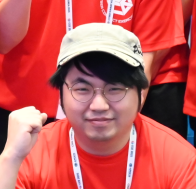
#> input picture 트렌드/model-to-deep/source.png, 196 x 189 px; its folder holds 2 pictures in this run
$ python image_generator.py
#> lines starting #> are read from the running program, lines starting #| are printed output that depends on the picture

from PIL import Image, ImageEnhance, ImageOps
import os
import random

def generate_variations(source_image_path, output_dir, num_variations=100):
#> called with source_image_path = 'source.png', output_dir = 'variations', num_variations = 100
    if not os.path.exists(output_dir):
        os.makedirs(output_dir)

    base_image = Image.open(source_image_path)
#> base_image is the input picture: PIL image 196x189 RGBA; mean R, G, B, A 195.3, 88.9, 88.5, 255

    for i in range(num_variations):
        variant_image = base_image.copy()

        # Add random brightness and contrast changes
        enhancer = ImageEnhance.Brightness(variant_image)
        variant_image = enhancer.enhance(random.uniform(0.7, 1.3))
        enhancer = ImageEnhance.Contrast(variant_image)
        variant_image = enhancer.enhance(random.uniform(0.7, 1.3))
        enhancer = ImageEnhance.Color(variant_image)
        variant_image = enhancer.enhance(random.uniform(0.7, 1.3))

        # Add slight rotation
        variant_image = variant_image.rotate(random.uniform(-10, 10))

        # Add slight scaling
        scale_factor = random.uniform(0.9, 1.1)
        new_size = (int(variant_image.width * scale_factor), int(variant_image.height * scale_factor))
        variant_image = variant_image.resize(new_size)

        # Crop back to original size
        left = (variant_image.width - base_image.width) / 2
        top = (variant_image.height - base_image.height) / 2
        right = (variant_image.width + base_image.width) / 2
        bottom = (variant_image.height + base_image.height) / 2
        variant_image = variant_image.crop((left, top, right, bottom))

        variant_image.save(os.path.join(output_dir, f"variant_{i}.png"))
#> this loop made 100 passes
#> pass 1, in generate_variations, `variant_image = enhancer.enhance(random.uniform(0.7, 1.3))`:
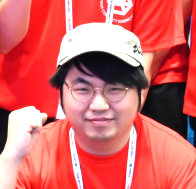
#> variant_image: PIL image 196x189 RGBA; mean R, G, B, A 213.2, 103.2, 103.5, 255
#> pass 1, in generate_variations, `variant_image = variant_image.rotate(random.uniform(-10, 10))`:
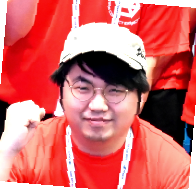
#> variant_image: PIL image 196x189 RGBA; mean R, G, B, A 200.9, 94, 93.7, 245.1; transparent parts drawn white
#> after the loop:
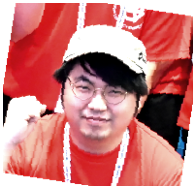
#> variant_image: PIL image 196x189 RGBA; mean R, G, B, A 172.8, 96.6, 96.5, 223.8; transparent parts drawn white

if __name__ == "__main__":
    generate_variations("source.png", "variations")
